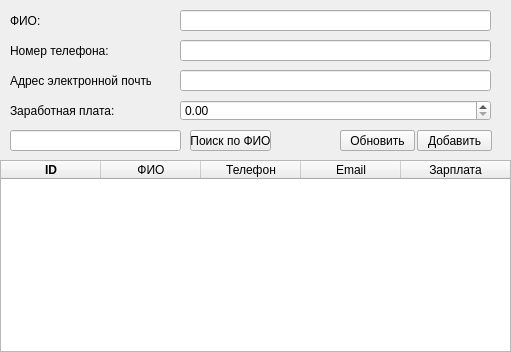
<?xml version="1.0" encoding="UTF-8"?>
<ui version="4.0">
 <class>MainWindow</class>
 <widget class="QMainWindow" name="MainWindow">
  <property name="geometry">
   <rect>
    <x>0</x>
    <y>0</y>
    <width>511</width>
    <height>352</height>
   </rect>
  </property>
  <property name="windowTitle">
   <string>MainWindow</string>
  </property>
  <property name="animated">
   <bool>true</bool>
  </property>
  <widget class="QWidget" name="centralwidget">
   <widget class="QTreeWidget" name="treeWidget">
    <property name="geometry">
     <rect>
      <x>0</x>
      <y>160</y>
      <width>511</width>
      <height>192</height>
     </rect>
    </property>
    <column>
     <property name="text">
      <string>ID</string>
     </property>
     <property name="font">
      <font>
       <weight>75</weight>
       <italic>false</italic>
       <bold>true</bold>
       <underline>false</underline>
       <strikeout>false</strikeout>
       <kerning>true</kerning>
      </font>
     </property>
     <property name="textAlignment">
      <set>AlignCenter</set>
     </property>
    </column>
    <column>
     <property name="text">
      <string>ФИО</string>
     </property>
     <property name="textAlignment">
      <set>AlignCenter</set>
     </property>
    </column>
    <column>
     <property name="text">
      <string>Телефон</string>
     </property>
     <property name="textAlignment">
      <set>AlignCenter</set>
     </property>
    </column>
    <column>
     <property name="text">
      <string>Email</string>
     </property>
     <property name="textAlignment">
      <set>AlignCenter</set>
     </property>
    </column>
    <column>
     <property name="text">
      <string>Зарплата</string>
     </property>
     <property name="textAlignment">
      <set>AlignCenter</set>
     </property>
    </column>
   </widget>
   <widget class="QLabel" name="label">
    <property name="geometry">
     <rect>
      <x>10</x>
      <y>10</y>
      <width>141</width>
      <height>21</height>
     </rect>
    </property>
    <property name="text">
     <string>ФИО:</string>
    </property>
   </widget>
   <widget class="QLabel" name="label_2">
    <property name="geometry">
     <rect>
      <x>10</x>
      <y>40</y>
      <width>141</width>
      <height>21</height>
     </rect>
    </property>
    <property name="text">
     <string>Номер телефона:</string>
    </property>
   </widget>
   <widget class="QLabel" name="label_3">
    <property name="geometry">
     <rect>
      <x>10</x>
      <y>70</y>
      <width>141</width>
      <height>21</height>
     </rect>
    </property>
    <property name="text">
     <string>Адрес электронной почты:</string>
    </property>
   </widget>
   <widget class="QLabel" name="label_4">
    <property name="geometry">
     <rect>
      <x>10</x>
      <y>100</y>
      <width>141</width>
      <height>21</height>
     </rect>
    </property>
    <property name="text">
     <string>Заработная плата:</string>
    </property>
   </widget>
   <widget class="QLineEdit" name="lineEdit_2">
    <property name="geometry">
     <rect>
      <x>180</x>
      <y>40</y>
      <width>311</width>
      <height>21</height>
     </rect>
    </property>
   </widget>
   <widget class="QLineEdit" name="lineEdit_3">
    <property name="geometry">
     <rect>
      <x>180</x>
      <y>70</y>
      <width>311</width>
      <height>21</height>
     </rect>
    </property>
   </widget>
   <widget class="QPushButton" name="pushButton">
    <property name="geometry">
     <rect>
      <x>417</x>
      <y>130</y>
      <width>75</width>
      <height>21</height>
     </rect>
    </property>
    <property name="text">
     <string>Изменить</string>
    </property>
   </widget>
   <widget class="QPushButton" name="pushButton_2">
    <property name="geometry">
     <rect>
      <x>190</x>
      <y>130</y>
      <width>81</width>
      <height>21</height>
     </rect>
    </property>
    <property name="text">
     <string>Поиск по ФИО</string>
    </property>
   </widget>
   <widget class="QPushButton" name="pushButton_3">
    <property name="geometry">
     <rect>
      <x>340</x>
      <y>130</y>
      <width>75</width>
      <height>21</height>
     </rect>
    </property>
    <property name="text">
     <string>Удалить</string>
    </property>
   </widget>
   <widget class="QPushButton" name="pushButton_4">
    <property name="geometry">
     <rect>
      <x>340</x>
      <y>130</y>
      <width>75</width>
      <height>21</height>
     </rect>
    </property>
    <property name="text">
     <string>Обновить</string>
    </property>
   </widget>
   <widget class="QPushButton" name="pushButton_5">
    <property name="geometry">
     <rect>
      <x>417</x>
      <y>130</y>
      <width>75</width>
      <height>21</height>
     </rect>
    </property>
    <property name="text">
     <string>Добавить</string>
    </property>
   </widget>
   <widget class="QDoubleSpinBox" name="doubleSpinBox">
    <property name="geometry">
     <rect>
      <x>180</x>
      <y>100</y>
      <width>311</width>
      <height>21</height>
     </rect>
    </property>
    <property name="maximum">
     <double>1000000000000000000000.000000000000000</double>
    </property>
   </widget>
   <widget class="QLineEdit" name="lineEdit_4">
    <property name="geometry">
     <rect>
      <x>10</x>
      <y>130</y>
      <width>171</width>
      <height>21</height>
     </rect>
    </property>
   </widget>
   <widget class="QLineEdit" name="lineEdit">
    <property name="geometry">
     <rect>
      <x>180</x>
      <y>10</y>
      <width>311</width>
      <height>21</height>
     </rect>
    </property>
   </widget>
  </widget>
 </widget>
 <resources/>
 <connections/>
</ui>
